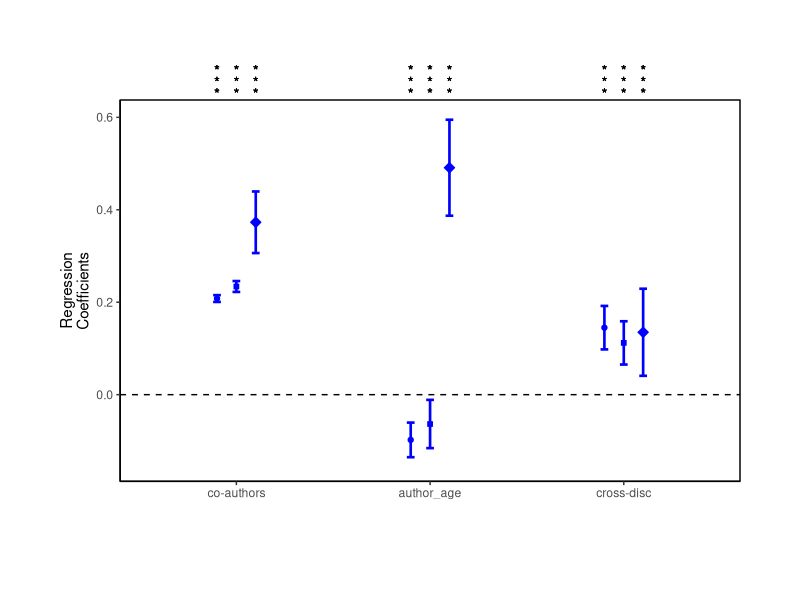

Here is the R script that generated this plot:
library(ggplot2)
library(dplyr)
library(forcats)

df_all <- data.frame(parameters = c("co-authors", "author_age", "cross-disc"),
                 fe_standardized = c(0.208, -0.0978, 0.145),
                 fe_stand_error = c(0.00365, 0.0187, 0.0235))

df_xd <- data.frame(parameters = c("co-authors", "author_age", "cross-disc"),
                 fe_standardized = c(0.234, -0.0635, 0.112),
                 fe_stand_error = c(0.00588, 0.0261, 0.0234))

df_matched <- data.frame(parameters = c("co-authors", "author_age", "cross-disc"),
                      fe_standardized = c(0.373, 0.491, 0.135),
                      fe_stand_error = c(0.0333, 0.0519, 0.0471))


fig5B <- ggplot(df_xd, aes(x=parameters, y=fe_standardized))

fig5B + 
  geom_point(data = df_xd, 
             colour = "blue", size = 1.5, shape = 22, fill = "blue") +
  geom_errorbar(aes(ymin = fe_standardized + fe_stand_error * 2, 
                    ymax = fe_standardized - fe_stand_error * 2),
                width=0.04, colour = "blue", size=0.9) +
  
  geom_point(data = df_all, 
             aes(x = c(0.9, 1.9, 2.9), y=fe_standardized),
             colour = "blue", size = 1.5, shape = 21, fill = "blue") +
  geom_errorbar(data = df_all, 
                aes(x=c(0.9, 1.9, 2.9),
                    ymin = fe_standardized + fe_stand_error * 2, 
                    ymax = fe_standardized - fe_stand_error * 2), 
                width=0.04, colour = "blue", size=0.9) +

  geom_point(data = df_matched, 
           aes(x = c(1.1, 2.1, 3.1), y=fe_standardized),
           colour = "blue", size = 2.5, shape = 23, fill = "blue") +
  geom_errorbar(data = df_matched, 
                aes(x=c(1.1, 2.1, 3.1),
                    ymin = fe_standardized + fe_stand_error * 2, 
                    ymax = fe_standardized - fe_stand_error * 2), 
                width=0.04, colour = "blue", size=0.9) +
  
  aes(x = fct_inorder(parameters)) +
  coord_cartesian(ylim = c(-.15, .6), clip = 'off') +
  theme(plot.margin = unit(c(5,3,4,3), "lines"))  +
  geom_hline(yintercept=c(0,3), linetype="dashed") +
  
  theme(axis.line = element_line(colour = "black"),
        panel.background = element_blank(),
        panel.border = element_rect(colour = "black", fill=NA, size=.5)
  ) +
  
  labs(x = "", y = "Regression\nCoefficients") + 
  
  geom_text(aes(x=0.9,y=0.7,label="*")) +
  geom_text(aes(x=0.9,y=0.675,label="*")) +
  geom_text(aes(x=0.9,y=0.65,label="*")) +
  
  geom_text(aes(x=1.0,y=0.7,label="*")) +
  geom_text(aes(x=1.0,y=0.675,label="*")) +
  geom_text(aes(x=1.0,y=0.65,label="*")) +
  
  geom_text(aes(x=1.1,y=0.7,label="*")) +
  geom_text(aes(x=1.1,y=0.675,label="*")) +
  geom_text(aes(x=1.1,y=0.65,label="*")) +

  geom_text(aes(x=1.9,y=0.7,label="*")) +
  geom_text(aes(x=1.9,y=0.675,label="*")) +
  geom_text(aes(x=1.9,y=0.65,label="*")) +
  
  geom_text(aes(x=2.0,y=0.7,label="*")) +
  geom_text(aes(x=2.0,y=0.675,label="*")) +
  geom_text(aes(x=2.0,y=0.65,label="*")) +
  
  geom_text(aes(x=2.1,y=0.7,label="*")) +
  geom_text(aes(x=2.1,y=0.675,label="*")) +
  geom_text(aes(x=2.1,y=0.65,label="*")) +

  geom_text(aes(x=2.9,y=0.7,label="*")) +
  geom_text(aes(x=2.9,y=0.675,label="*")) +
  geom_text(aes(x=2.9,y=0.65,label="*")) +
  
  geom_text(aes(x=3.0,y=0.7,label="*")) +
  geom_text(aes(x=3.0,y=0.675,label="*")) +
  geom_text(aes(x=3.0,y=0.65,label="*")) +
  
  geom_text(aes(x=3.1,y=0.7,label="*")) +
  geom_text(aes(x=3.1,y=0.675,label="*")) +
  geom_text(aes(x=3.1,y=0.65,label="*")) 
